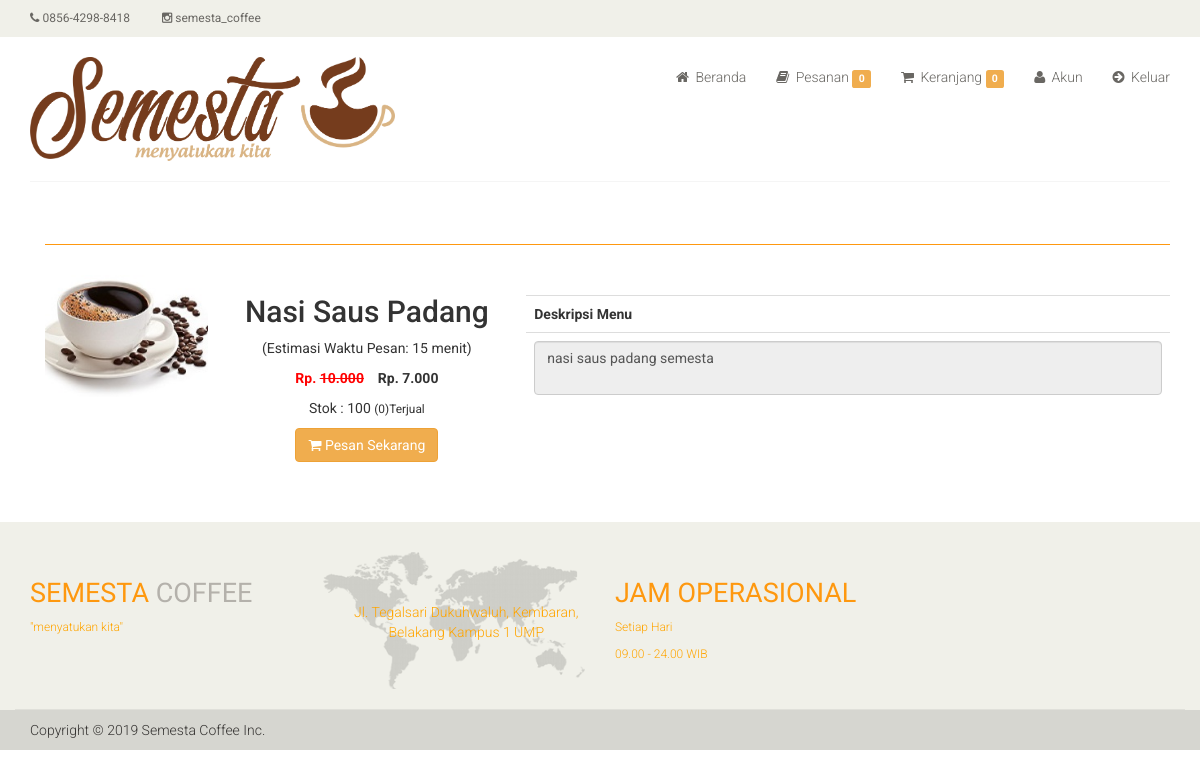
The page /ee11cbb19052e40b07aac0ca060c23ee/index.php?i=detail-barang&id=37 (signed in) on the database its author committed.
### tables this page shows
CREATE TABLE `m_barang` (
  `brg_id` int(11) NOT NULL,
  `judul` varchar(100) NOT NULL,
  `estimasi_menu` varchar(255) NOT NULL,
  `stok` int(11) NOT NULL,
  `jenis_id` int(11) DEFAULT NULL,
  `kategori_id` int(11) NOT NULL,
  `harga_beli` int(11) NOT NULL,
  `harga_jual` int(11) NOT NULL,
  `jml_terjual` int(11) NOT NULL,
  `diskon` double(8,2) NOT NULL,
  `image` varchar(100) NOT NULL,
  `deskripsi` varchar(1000) NOT NULL
);

### ee11cbb19052e40b07aac0ca060c23ee/dtl_barang.php (the view, shortened to what this page needs)
<section>
	<div class="container">
		<div class="row">
			<?php
			$sbuku = mysqli_query($koneksi, "SELECT * FROM m_barang a
								  			 LEFT OUTER JOIN l_kategori b on a.kategori_id = b.kategori_id
											 WHERE brg_id = '$_GET[id]'");
			$hbuku = mysqli_fetch_array($sbuku);
			?>
			<div class="col-sm-12 padding-right">
				<div class="category-tab">
					<div class="col-sm-12">
						<ul class="nav nav-tabs">
						</ul>
					</div>
					<div class="tab-content">
						<div class="tab-pane fade active in">
							<div class="col-sm-2">
								<div class="">
									<div class="single-products">
										<div class="productinfo text-right">
											<img class="img img-responsive" src="../<?php echo md5('admin') ?>/dist/img/buku/<?php echo $hbuku['image'] ?>" style="align-content: center;" />
										</div>
									</div>
								</div>
							</div>
							<div class="col-sm-3">
								<div class="">
									<div class="single-products">
										<div class="text-center">
											<h2><?php echo $hbuku['judul'] ?></h2>
											<p>(Estimasi Waktu Pesan: <?php echo $hbuku['estimasi_menu'] ?> menit)</p>
											<?php
											$diskon = $hbuku['diskon'] / 100;
											if ($diskon > 0) {
												$harga = $hbuku['harga_jual'] * $diskon;
												$hrg = $hbuku['harga_jual'] - $harga;
												?>
												<font style="color:red"><b>Rp. <strike><?php echo number_format($hbuku['harga_jual'], 0, ",", ".") ?></strike></b></font>
												<font>&nbsp;&nbsp;</font>
												<font><b> Rp. <?php echo number_format($hrg, 0, ",", ".") ?></b></font>
											<?php
											} else {
												?>
												<p><b>Rp. <?php echo number_format($hbuku['harga_jual'], 0, ",", ".") ?></b></p>
											<?php
											}
											?>
											<p>Stok : <?php echo $hbuku['stok'] ?> <small>(<?php echo $hbuku['jml_terjual'] ?>)Terjual</small></p>
											<a href="?i=<?php echo md5('beli') ?>&idbrg=<?php echo $hbuku['brg_id'] ?>" class="btn btn-warning" <?php if ($hbuku['stok'] == 0) {
																																					echo "disabled";
																																				} else {
																																					echo "";
																																				} ?>><i class="fa fa-shopping-cart"></i>
												<?php if ($hbuku['stok'] == 0) {
													echo "Menu Habis";
												} else {
													echo "Pesan Sekarang";
												} ?> </a>
										</div><br />
									</div>
								</div>
							</div>
							<div class="col-sm-7">
								<div class="">
									<div class="single-products">
										<div class="table-responsive">
											<table class="table">
												<tr>
													<th>Deskripsi Menu</th>
												</tr>
												<tr>
													<td>
														<textarea class="form-control" readonly><?php echo $hbuku['deskripsi'] ?></textarea>
													</td>
												</tr>
											</table>
										</div>
									</div>
								</div>
							</div>
						</div>
					</div>
				</div>
			</div>
		</div>
	</div>
</section><br /><br />

### css/main.css (style rules this page uses)
body { font-family: 'Roboto', sans-serif; background:; position: relative; font-weight:400px; }
a { -webkit-transition: 300ms; -moz-transition: 300ms; -o-transition: 300ms; transition: 300ms; }
h1, h2, h3, h4, h5, h6 { font-family: 'Roboto', sans-serif; }
.padding-right { padding-right: 0; }
.single-products { position: relative; }
.productinfo img { width: 100%; }
.productinfo { position:relative; }
.category-tab { overflow: hidden; }
.category-tab ul { background: #40403E; border-bottom: 1px solid #FE980F; list-style: none outside none; margin: 0 0 30px; padding: 0; width: 100%; }
.user_info input, select, textarea { background: #F0F0E9; border:0; color: #696763; padding: 5px; width: 100%; border-radius: 0; resize: none }

### rows shown on the page
m_barang: image (picture), judul "Nasi Saus Padang", estimasi_menu "15", harga_jual "10.000", hrg "7.000", stok "100", jml_terjual "0", deskripsi "nasi saus padang semesta"

### other values the page prints
$nker1 "0"
$nker "0"
